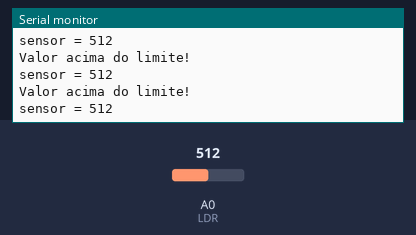
The sketch below on a simulated Arduino Uno, built with avr-gcc and run on an emulated ATmega328P. Shown: the last lines printed to the serial monitor. The test bench sets the inputs (shaded band); at power-on: A0 (LDR) = 512.

Above: at 1.2 s.
1.3 s: A0 (LDR) set to 311
At 2.3 s:
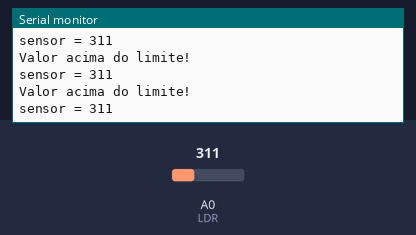
4.3 s: A0 (LDR) set to 281
At 5.3 s:
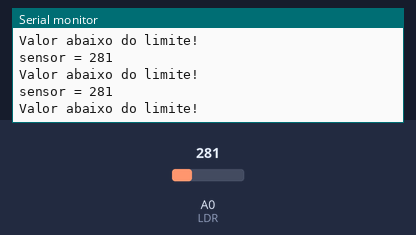
Timing chart, 0 to 7.3 s (numbered marks = the images above; inputs shaded):
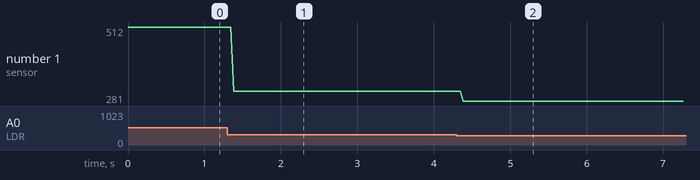

Measured:
- the behaviour switches between 300 and 299 on A0 (LDR) (found by bisection; images 1 and 2)
- after the input at 1.3 s, the serial monitor: prints a new line after 0.08 s (image 1)
- after the input at 4.3 s, the serial monitor: prints a new line after 0.09 s (image 2)
- plotted number 1: 512 → 311 after the input at 1.3 s, 311 → 281 after the input at 4.3 s

The sketch:

testeLDR.ino
```cpp
//Teste LDR usando pino analogico
//Desenvolvido por: Stella Marques
const int LDR = A0;             // Pino analógico que o LDR está conectado
int LDRvalor = 0;              // valor lido no LDR
int intensidade = 300;         //Intensidade da luminosidade que atinge o LDR

void setup() {
  Serial.begin(9600);                    // inicializa a comunicação porta serial
}

void loop() {

  LDRvalor = analogRead(LDR);           // Faz a leitura do pino analógico

  Serial.print("sensor = " );            // Imprime o resultado no monitor serial
  Serial.println(LDRvalor);

  if(LDRvalor < intensidade){

    Serial.println("Valor abaixo do limite!");

  } else {

   Serial.println("Valor acima do limite!");

  }

  delay(2);                              // Aguarda 2 milisegundos para estabilizar o conversor ADC
}
```
